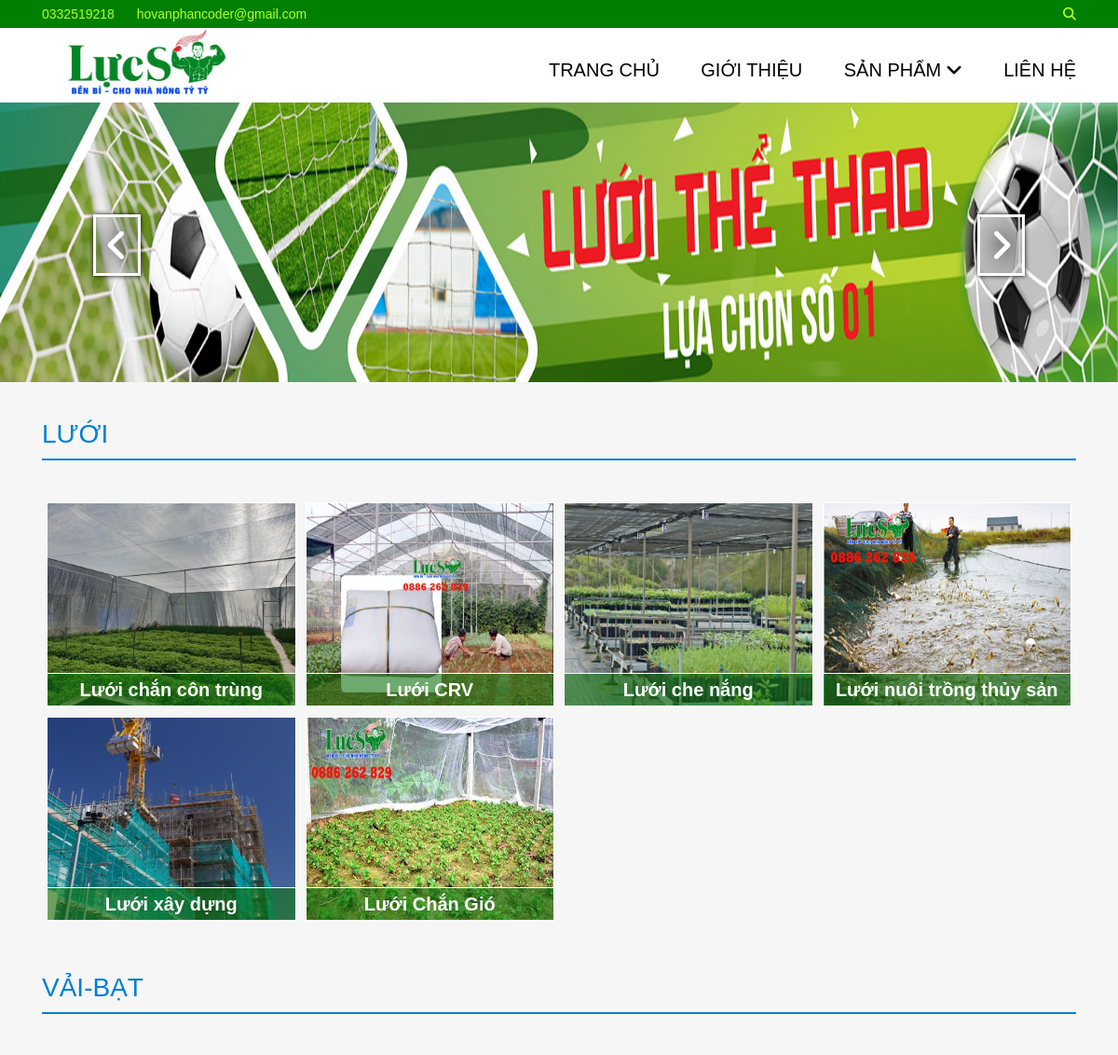
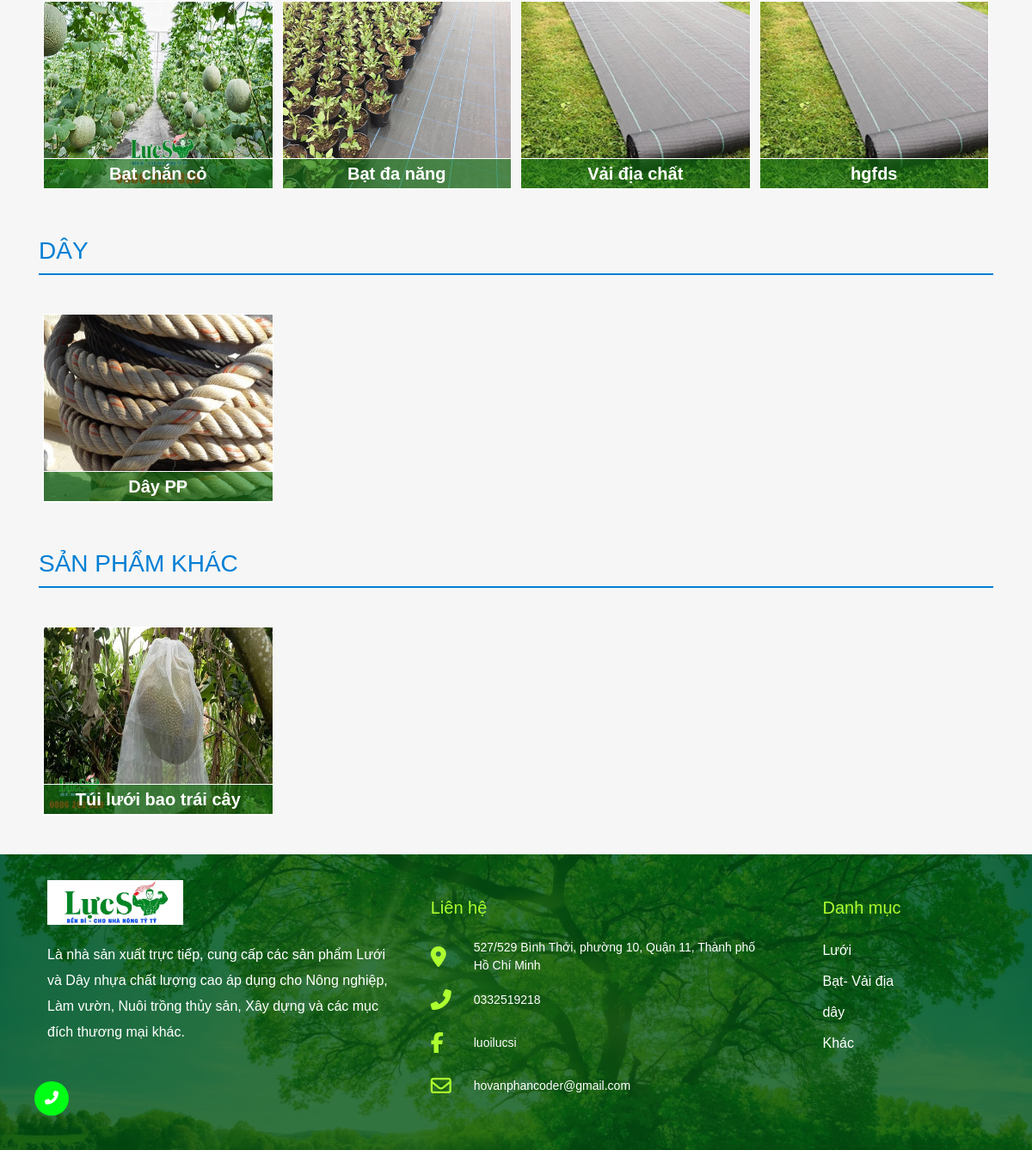
The page / on the database its author committed (2 pictures, top to bottom).
### tables this page shows
CREATE TABLE `product` (
  `id` int(11) NOT NULL,
  `nameProduct` varchar(255) NOT NULL,
  `detailProduct` text NOT NULL,
  `mota` text NOT NULL,
  `img` varchar(255) NOT NULL,
  `img_chil1` varchar(255) NOT NULL,
  `img_chil2` varchar(255) NOT NULL,
  `img_chil3` varchar(255) NOT NULL,
  `timeUp` date NOT NULL,
  `danhmuc` int(5) NOT NULL
);

CREATE TABLE `danhmuc` (
  `id` int(4) NOT NULL,
  `tendanhmuc` varchar(25) NOT NULL,
  `img` varchar(255) NOT NULL
);

### model/product.php (called while the page is built, shortened)
<?php
function calldetailproid1(){
    $DBH = connect();
    $query ="select * from product where danhmuc=1 limit 8";
    $slh = $DBH->query($query);
    return $slh;
}
function calldetailproid2(){
    $DBH = connect();
    $query ="select * from product where danhmuc=2 limit 8";
    $slh = $DBH->query($query);
    return $slh;
}
function calldetailproid3(){
    $DBH = connect();
    $query ="select * from product where danhmuc=3 limit 8";
    $slh = $DBH->query($query);
    return $slh;
}
function calldetailproid4(){
    $DBH = connect();
    $query ="select * from product where danhmuc=4 limit 8";
    $slh = $DBH->query($query);
    return $slh;
}
?>

### model/catalog.php (called while the page is built, shortened)
<?php
function callallcata(){
    $DBH = connect();
    $query ="select * from danhmuc ";
    $slh = $DBH->query($query);
    return $slh;
}
?>

### view/mainhome.php (the view)
<main class="full ">
    <div class="container ">
        <div class="box-list-product ">
            <p class="title-sp ">Lưới</p>
            <div class="show-4-sp ">
                <?php
                    foreach($callproductid as $a){
                        echo'
                            <a href="index.php?ctrl=detail&id='.$a['id'].'" class="box-sp">
                                <div class="box-img ">
                                    <img src="img/'.$a['img'].'" width="100% " height="100% " alt=" ">
                                    <h2 class="name-sp ">
                                        '.$a['nameProduct'].'
                                    </h2>
                                </div>
                            </a>
                        ';
                    }
               ?>
            </div>
        </div>
        <div class="box-list-product ">
            <p class="title-sp ">Vải-bạt</p>
            <div class="show-4-sp ">
                <?php
                    foreach($callproductid2 as $h){
                        echo'
                            <a href="index.php?ctrl=detail&id='.$h['id'].'" class="box-sp">
                                <div class="box-img ">
                                    <img src="img/'.$h['img'].'" width="100% " height="100% " alt=" ">
                                    <h2 class="name-sp ">
                                        '.$h['nameProduct'].'
                                    </h2>
                                </div>
                            </a>
                        ';
                    }
               ?>
            </div>
        </div>
        <div class="box-list-product ">
            <p class="title-sp ">dây</p>
            <div class="show-4-sp ">
                <?php
                    foreach($callproductid3 as $k){
                        echo'
                            <a href="index.php?ctrl=detail&id='.$k['id'].'" class="box-sp">
                                <div class="box-img ">
                                    <img src="img/'.$k['img'].'" width="100% " height="100% " alt=" ">
                                    <h2 class="name-sp ">
                                        '.$k['nameProduct'].'
                                    </h2>
                                </div>
                            </a>
                        ';
                    }
               ?>
            </div>
        </div>
        <div class="box-list-product ">
            <p class="title-sp ">sản phẩm khác</p>
            <div class="show-4-sp ">
                <?php
                    foreach($callproductid4 as $a){
                        echo'
                            <a href="index.php?ctrl=detail&id='.$a['id'].'" class="box-sp">
                                <div class="box-img ">
                                    <img src="img/'.$a['img'].'" width="100% " height="100% " alt=" ">
                                    <h2 class="name-sp ">
                                        '.$a['nameProduct'].'
                                    </h2>
                                </div>
                            </a>
                        ';
                    }
               ?>
            </div>
        </div>
    </div>
</main>

### view/footer.php (shortened to what this page needs)
<footer class="bg-6 " style="margin-top:20px">
    <div class="full layout">
        <div class="container footer pb-50 ">
            <div class="box-col3 ">
                <div class="ft-logo">
                    <img src="./img/logolucsi.jpg" width="100%" alt="">
                </div>
                <p class="ft-info"> Là nhà sản xuất trực tiếp, cung cấp các sản phẩm Lưới và Dây nhựa chất lượng cao
                    áp
                    dụng cho Nông nghiệp, Làm vườn, Nuôi trồng thủy sản, Xây dựng và các mục đích thương mại khác.
                </p>
            </div>
            <div class="box-col3 ">
                <h5 class="introduct ">Liên hệ</h5>
                <div class="ft-lienhe">
                    <table class="ft-table">
                        <tr>
                            <td><i class="fas fa-map-marker-alt"></i></td>
                            <td>527/529 Bình Thới, phường 10, Quận 11, Thành phố Hồ Chí Minh</td>
                        </tr>
                        <tr>
                            <td><i class=" 	fas fa-phone-alt"></i>
                            </td>
                            <td>
                                <a href="tel:033251921"> 0332519218</a>
                            </td>
                        </tr>
                        <tr>
                            <td><i class="	fab fa-facebook-f"></i>
                            </td>
                            <td>
                                <a href="https://facebook.com/lucsinhanong">luoilucsi</a>
                            </td>
                        </tr>
                        <tr>
                            <td><i class="far fa-envelope"></i>
                            </td>
                            <td><a href="mailto:hovanphancoder@gmail.com">hovanphancoder@gmail.com</a>
                            </td>
                        </tr>
                    </table>
                </div>
            </div>
            <div class="box-col3 ">
                <h5 class="introduct ">Danh mục</h5>
                <ul>
                    <?php
                    foreach($callcataft as $p){
                        echo'
                            <li><a href="index.php?ctrl=catalog&id='.$p['id'].'">'.$p['tendanhmuc'].'</a></li>
                        ';
                    }
                ?>
                </ul>
            </div>
        </div>
    </div>
</footer>
<div class="call ">
    <a href="tel:0332519218 "> <i class='fas  fas fa-phone-alt'></i></a>
</div>
</body>

### css/style.css (style rules this page uses)
* { box-sizing: border-box; margin: 0; padding: 0; }
html { scroll-behavior: smooth; }
body { background-color: rgb(246, 246, 246); position: relative; font-family: Arial, Helvetica, sans-serif; }
.full { width: 100%; }
.bg-6 { background-color: transparent; background-repeat: no-repeat; background-size: cover; background-position: center center; background-image: url(../img/ft.jpg) !important; position: relative; }
.layout { background-color: rgba(0, 83, 18, .8); }
.footer { color: white; }
.container { width: 1180px; margin: 0 auto; }
a { text-decoration: none; }
.footer h5 { text-align: left; }
.show-4-sp { display: flex; margin: 40px 0; position: relative; flex-wrap: wrap; }
.box-sp { width: 25%; padding: 5px; }
.footer .box-col3:nth-child(1) { width: 40%; margin-right: 30px; }
.footer .box-col3:nth-child(2) { width: 40%; }
.footer .box-col3:nth-child(3) { width: 20%; margin-left: 40px; }
.box-sp .box-img { height: 220px; object-fit: cover; position: relative; border: 1px solid rgb(255, 255, 255); }
.title-sp { font-size: 28px; margin: 20px auto; margin-top: 30px; padding: 5px 0; font-weight: 500; text-transform: uppercase; color: rgb(0, 127, 212); border-bottom: 2px solid rgb(0, 127, 212); }
.name-sp { font-size: 20px; position: absolute; bottom: 0px; left: -2px; right: -2px; font-weight: 600; color: rgb(255, 255, 255); width: 100%; margin: 0 auto; border-top: solid 1px rgb(255, 255, 255); border-bottom: solid 1px rgb(255, 255, 255); background-color: rgba(15, 116, 15, 0.6); text-align: center; padding: 5px 10px; }
.call { width: 40px; height: 40px; position: fixed; left: 40px; bottom: 40px; background-color: rgb(0, 255, 21); text-align: center; line-height: 40px; border-radius: 40px; display: flex; justify-content: center; align-items: center; color: white; animation: animat1 1s linear infinite; }
.call a { color: white; text-decoration: none; }
.box-col3 { padding: 0 10px; }
.box-col3 p { font-size: 16px; line-height: 30px; }
.box-col3 i { justify-content: center; line-height: 80px; border: 2px solid green; background-color: green; color: white; width: 80px; height: 80px; font-style: 30px; margin-bottom: 20px; border-radius: 40px; }
.footer { display: flex; }
.introduct { margin: 20px 0; color: greenyellow; font-size: 20px; }
ul li { list-style: none; }
.pb-50 { padding-bottom: 50px; padding-top: 30px; }
.ft-lienhe table tr { width: 100%; display: flex; align-items: center; }
.box-col3 .ft-lienhe table tr td i { padding: 0 !important; background-color: rgba(122, 122, 248, 0); border: 0; }
.ft-lienhe table tr td a { color: white; }
.ft-lienhe table tr td i { line-height: 50px; width: 50px; height: 50px; margin-bottom: 0; color: greenyellow; }
.ft-lienhe table tr td:nth-child(2) { width: calc(100%-50px); font-size: 14px; text-align: left; }
.ft-lienhe table tr td:nth-child(1) { width: 50px; font-size: 24px; padding: 0; margin: 0; }
.ft-logo { width: 40%; }
.footer .box-col3 .ft-info { text-align: left; margin-top: 20px; }
.footer .box-col3 ul li a { color: rgb(255, 255, 255); width: 100%; line-height: 36px; }
.footer .box-col3 ul li { width: 100%; float: left; }

### rows shown on the page
product: img (picture), nameProduct "Lưới chắn côn trùng"
product: img (picture), nameProduct "Lưới CRV"
product: img (picture), nameProduct "Lưới che nắng"
product: img (picture), nameProduct "Lưới nuôi trồng thủy sản"
product: img (picture), nameProduct "Lưới xây dựng"
product: img (picture), nameProduct "Lưới Chắn Gió"
product: img (picture), nameProduct "Bạt chắn cỏ"
product: img (picture), nameProduct "Bạt đa năng"
product: img (picture), nameProduct "Vải địa chất"
product: img (picture), nameProduct "hgfds"
product: img (picture), nameProduct "Dây PP"
product: img (picture), nameProduct "Túi lưới bao trái cây"
danhmuc: tendanhmuc "Lưới"
danhmuc: tendanhmuc "Bạt- Vải địa"
danhmuc: tendanhmuc "dây"
danhmuc: tendanhmuc "Khác"
